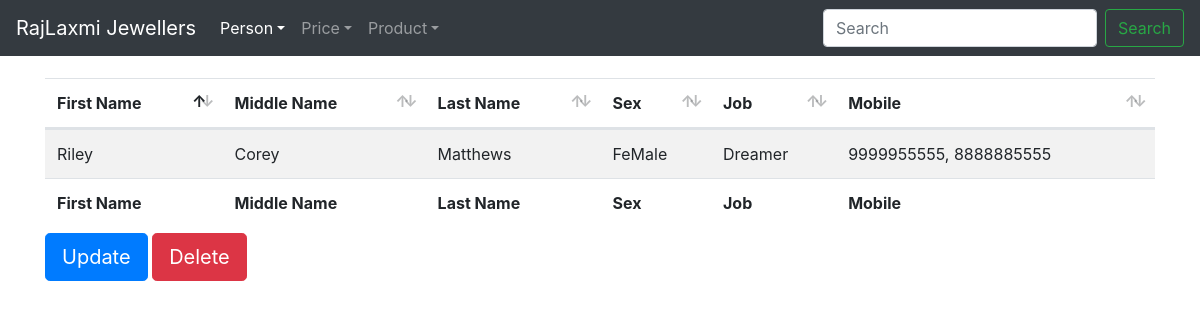
The page /detail/2/ on the database its author committed.
### person/models.py (models this page shows, shortened)
class Person(models.Model):
	mobile = RegexValidator(regex="^[1-9]\d{9}$",
							message="Only 10 Digit Mobile Number Allowed")
	pin = RegexValidator(regex="^[1-9]\d{5}$",
							 message="Enter Valid Six Digit PinCode")
	alphabets_only = RegexValidator(regex="^[a-zA-Z]*$",
									message="Only Alphabets Allowed")
	SEX = [("F", "FeMale"), ("M", "Male"), ]
	COUNTRY = [("IND", "India"),
			   ("USA", "United States of America"),
			   ("CAN", "Canada"),
			   ("CHN", "China"),
			   ("ARE", "United Arab Emirates"), ]
	first_name = models.CharField(max_length=50,
								  validators=[alphabets_only])
	middle_name = models.CharField(max_length=50,
								   blank=True,
								   null=True,
								   validators=[alphabets_only])
	last_name = models.CharField(max_length=50,
								 validators=[alphabets_only])
	sex = models.CharField(max_length=1, choices=SEX)
	job = models.CharField(max_length=30,
						   blank=True,
						   null=True,
						   validators=[alphabets_only],
						   help_text="Onlye Alphabets Allowed")
	mobile_one = models.CharField(max_length=10,
								  validators=[mobile])
	mobile_two = models.CharField(max_length=10,
								  blank=True,
								  null=True,
								  validators=[mobile])
	email = models.EmailField(blank=True, null=True)
	address_one = models.CharField(max_length=100,
								   blank=True,
								   null=True, )
	address_two = models.CharField(max_length=100,
								   blank=True,
								   null=True, )
	city = models.CharField(max_length=50,
							validators=[alphabets_only],
							help_text="Only Alphabets Allowed")
	pincode = models.CharField(max_length=6,
							   blank=True,
							   null=True,
							   validators=[pin])
	country = models.CharField(max_length=3,
							   choices=COUNTRY,
							   default="IND", )
	detail = models.TextField(max_length=300,
							  blank=True,
							  null=True,
							  validators=[MaxLengthValidator(limit_value=300)],
							  help_text="Maximum 300 Characters Allowed")
	date_added = models.DateTimeField(auto_now_add=True)
	"""
	def __str__(self):
		return f"{self.first_name} {self.last_name}"
	"""

### person/views.py (the view)
# urls.py: path("detail/<int:pk>/", DetailPersonView.as_view(), name="person-detail"),
class DetailPersonView(DetailView):
	model = Person

### person/templates/person/person_detail.html (shortened to what this page needs)
{% extends "base.html" %}
{% load static %}
{% block content %}
<table id="person_table" class="table table-hover table-striped" style="width:100%">
	<thead>
		<tr>
			<th>First Name</th>
			<th>Middle Name</th>
			<th>Last Name</th>
			<th>Sex</th>
			<th>Job</th>
			<th>Mobile</th>
		</tr>
	</thead>
	<tbody>
		<tr>
			<td>{{ object.first_name }}</td>
			<td>{{ object.middle_name }}</td>
			<td>{{ object.last_name }}</td>
			<td>
			{% if object.sex == "F" %}
				FeMale
			{% else %}
				Male
			{% endif %}
			</td>
			<td>{{ object.job }}</td>
			<td>{{ object.mobile_one }}, {{ object.mobile_two }}</td>
		</tr>
	</tbody>
	<tfoot>
		<tr>
			<th>First Name</th>
			<th>Middle Name</th>
			<th>Last Name</th>
			<th>Sex</th>
			<th>Job</th>
			<th>Mobile</th>
		</tr>
	</tfoot>
</table>
<a href="{% url 'person-update' object.id %}" class="btn btn-primary btn-lg">Update</a>
<a href="{% url 'person-delete' object.id %}" class="btn btn-danger btn-lg">Delete</a>
{% endblock content %}

### rows shown on the page
Person: first_name "Riley", middle_name "Corey", last_name "Matthews", job "Dreamer", mobile_one "9999955555", mobile_two "8888885555"
